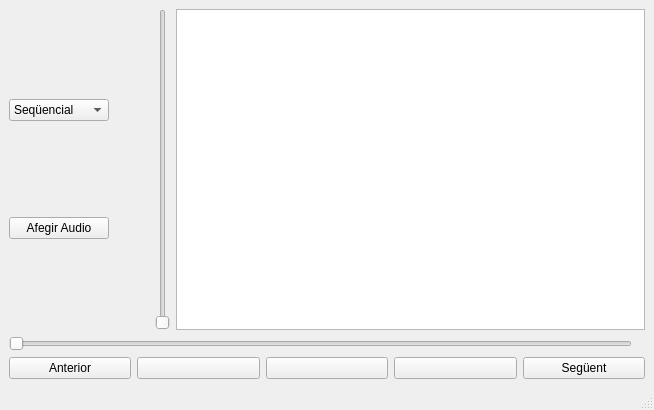
<?xml version="1.0" encoding="UTF-8"?>
<ui version="4.0">
 <class>MainWindow</class>
 <widget class="QMainWindow" name="MainWindow">
  <property name="geometry">
   <rect>
    <x>0</x>
    <y>0</y>
    <width>654</width>
    <height>410</height>
   </rect>
  </property>
  <property name="windowTitle">
   <string>MainWindow</string>
  </property>
  <widget class="QWidget" name="centralwidget">
   <layout class="QVBoxLayout" name="verticalLayout">
    <item>
     <layout class="QHBoxLayout" name="horizontalLayout_3">
      <item>
       <layout class="QVBoxLayout" name="verticalLayout_2">
        <item>
         <widget class="QComboBox" name="comboBox">
          <property name="sizePolicy">
           <sizepolicy hsizetype="Minimum" vsizetype="Fixed">
            <horstretch>0</horstretch>
            <verstretch>0</verstretch>
           </sizepolicy>
          </property>
          <property name="minimumSize">
           <size>
            <width>100</width>
            <height>0</height>
           </size>
          </property>
          <property name="maximumSize">
           <size>
            <width>16777215</width>
            <height>16777215</height>
           </size>
          </property>
          <item>
           <property name="text">
            <string>Seqüencial</string>
           </property>
          </item>
          <item>
           <property name="text">
            <string>Aleatòria</string>
           </property>
          </item>
          <item>
           <property name="text">
            <string>Contínua</string>
           </property>
          </item>
         </widget>
        </item>
        <item>
         <widget class="QPushButton" name="pushButton_audio">
          <property name="text">
           <string>Afegir Audio</string>
          </property>
         </widget>
        </item>
       </layout>
      </item>
      <item>
       <spacer name="horizontalSpacer">
        <property name="orientation">
         <enum>Qt::Horizontal</enum>
        </property>
        <property name="sizeType">
         <enum>QSizePolicy::Minimum</enum>
        </property>
        <property name="sizeHint" stdset="0">
         <size>
          <width>40</width>
          <height>20</height>
         </size>
        </property>
       </spacer>
      </item>
      <item>
       <widget class="QSlider" name="verticalSlider_Volume">
        <property name="orientation">
         <enum>Qt::Vertical</enum>
        </property>
       </widget>
      </item>
      <item>
       <widget class="QListWidget" name="listWidget"/>
      </item>
     </layout>
    </item>
    <item>
     <layout class="QHBoxLayout" name="horizontalLayout_2">
      <item>
       <widget class="QSlider" name="horizontalSlider_songDuration">
        <property name="orientation">
         <enum>Qt::Horizontal</enum>
        </property>
       </widget>
      </item>
      <item>
       <widget class="QLabel" name="tempsCancion">
        <property name="text">
         <string/>
        </property>
       </widget>
      </item>
     </layout>
    </item>
    <item>
     <layout class="QHBoxLayout" name="horizontalLayout">
      <item>
       <widget class="QPushButton" name="pushButton_anterior">
        <property name="text">
         <string>Anterior</string>
        </property>
       </widget>
      </item>
      <item>
       <widget class="QPushButton" name="pushButton_play">
        <property name="text">
         <string/>
        </property>
       </widget>
      </item>
      <item>
       <widget class="QPushButton" name="pushButton_Pause">
        <property name="text">
         <string/>
        </property>
       </widget>
      </item>
      <item>
       <widget class="QPushButton" name="pushButton_Stop">
        <property name="text">
         <string/>
        </property>
       </widget>
      </item>
      <item>
       <widget class="QPushButton" name="pushButton_Seguent">
        <property name="text">
         <string>Següent</string>
        </property>
       </widget>
      </item>
     </layout>
    </item>
   </layout>
  </widget>
  <widget class="QMenuBar" name="menubar">
   <property name="geometry">
    <rect>
     <x>0</x>
     <y>0</y>
     <width>654</width>
     <height>22</height>
    </rect>
   </property>
  </widget>
  <widget class="QStatusBar" name="statusbar"/>
 </widget>
 <resources/>
 <connections/>
</ui>
